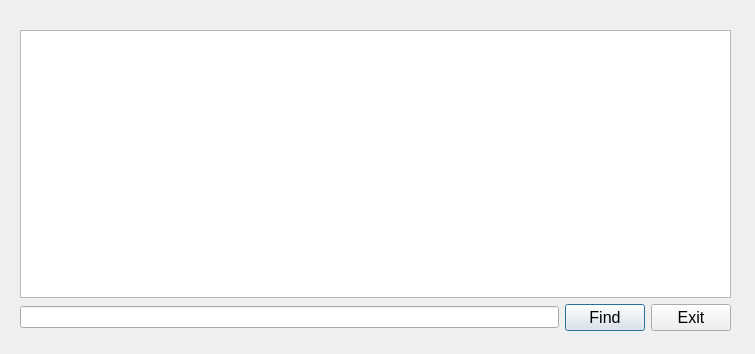
<?xml version="1.0" encoding="UTF-8"?>
<ui version="4.0">
 <class>Show_Not_Viewed</class>
 <widget class="QDialog" name="Show_Not_Viewed">
  <property name="geometry">
   <rect>
    <x>0</x>
    <y>0</y>
    <width>755</width>
    <height>354</height>
   </rect>
  </property>
  <property name="minimumSize">
   <size>
    <width>755</width>
    <height>354</height>
   </size>
  </property>
  <property name="maximumSize">
   <size>
    <width>755</width>
    <height>354</height>
   </size>
  </property>
  <property name="windowTitle">
   <string>Dialog</string>
  </property>
  <widget class="QWidget" name="gridLayoutWidget">
   <property name="geometry">
    <rect>
     <x>20</x>
     <y>30</y>
     <width>711</width>
     <height>301</height>
    </rect>
   </property>
   <layout class="QGridLayout" name="gridLayout">
    <item row="2" column="0">
     <layout class="QHBoxLayout" name="horizontalLayout">
      <item>
       <widget class="QLineEdit" name="lineEdit"/>
      </item>
      <item>
       <widget class="QPushButton" name="findButton">
        <property name="font">
         <font>
          <pointsize>12</pointsize>
         </font>
        </property>
        <property name="text">
         <string>Find</string>
        </property>
       </widget>
      </item>
      <item>
       <widget class="QPushButton" name="exitButton">
        <property name="font">
         <font>
          <pointsize>12</pointsize>
         </font>
        </property>
        <property name="text">
         <string>Exit</string>
        </property>
       </widget>
      </item>
     </layout>
    </item>
    <item row="0" column="0">
     <widget class="QTableWidget" name="tableWidget"/>
    </item>
   </layout>
  </widget>
 </widget>
 <resources/>
 <connections/>
</ui>
